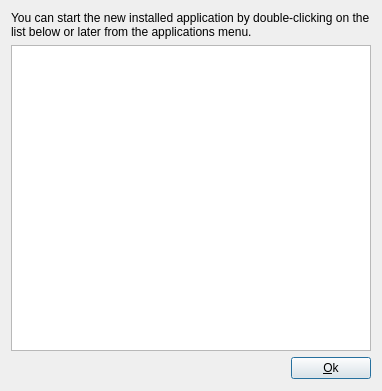
<?xml version="1.0" encoding="UTF-8"?>
<ui version="4.0">
 <class>SummaryDialog</class>
 <widget class="QDialog" name="SummaryDialog">
  <property name="geometry">
   <rect>
    <x>0</x>
    <y>0</y>
    <width>382</width>
    <height>391</height>
   </rect>
  </property>
  <property name="sizePolicy">
   <sizepolicy hsizetype="Minimum" vsizetype="Minimum">
    <horstretch>0</horstretch>
    <verstretch>0</verstretch>
   </sizepolicy>
  </property>
  <property name="windowTitle">
   <string>Operation Summary</string>
  </property>
  <layout class="QGridLayout" name="gridLayout">
   <item row="0" column="0" colspan="2">
    <widget class="QLabel" name="startAppInfo">
     <property name="enabled">
      <bool>true</bool>
     </property>
     <property name="font">
      <font>
       <stylestrategy>PreferDefault</stylestrategy>
       <kerning>true</kerning>
      </font>
     </property>
     <property name="text">
      <string>You can start the new installed application by double-clicking on the list below or later from the applications menu.</string>
     </property>
     <property name="textFormat">
      <enum>Qt::AutoText</enum>
     </property>
     <property name="alignment">
      <set>Qt::AlignLeading|Qt::AlignLeft|Qt::AlignVCenter</set>
     </property>
     <property name="wordWrap">
      <bool>true</bool>
     </property>
    </widget>
   </item>
   <item row="1" column="0" colspan="2">
    <widget class="QListWidget" name="appList"/>
   </item>
   <item row="2" column="0">
    <spacer name="horizontalSpacer">
     <property name="orientation">
      <enum>Qt::Horizontal</enum>
     </property>
     <property name="sizeHint" stdset="0">
      <size>
       <width>307</width>
       <height>23</height>
      </size>
     </property>
    </spacer>
   </item>
   <item row="2" column="1">
    <widget class="QPushButton" name="closeButton">
     <property name="text">
      <string>&amp;Ok</string>
     </property>
    </widget>
   </item>
  </layout>
 </widget>
 <resources/>
 <connections>
  <connection>
   <sender>closeButton</sender>
   <signal>clicked()</signal>
   <receiver>SummaryDialog</receiver>
   <slot>reject()</slot>
   <hints>
    <hint type="sourcelabel">
     <x>326</x>
     <y>351</y>
    </hint>
    <hint type="destinationlabel">
     <x>280</x>
     <y>339</y>
    </hint>
   </hints>
  </connection>
 </connections>
</ui>
